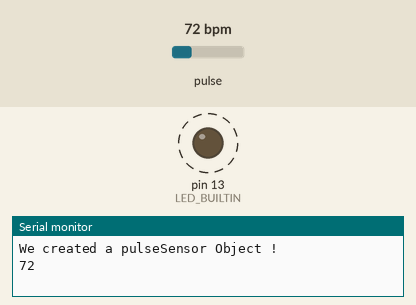
A sketch run on a simulated Arduino Uno, built with avr-gcc and run on an emulated ATmega328P. On the bench: output pins drawn as LEDs (lit = HIGH), the last lines printed to the serial monitor. Dashed ring = blinking. The test bench sets the inputs (shaded band); at power-on: pulse 72 bpm.

Above: at 1.2 s.
1.3 s: pulse set to 42 bpm
At 3.3 s:
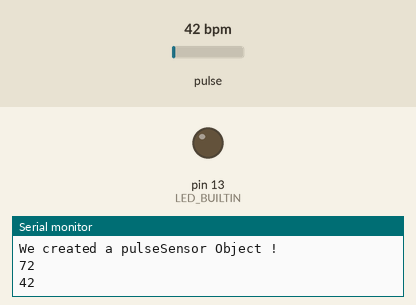
3.7 s: pulse set to 100 bpm
At 4.42 s:
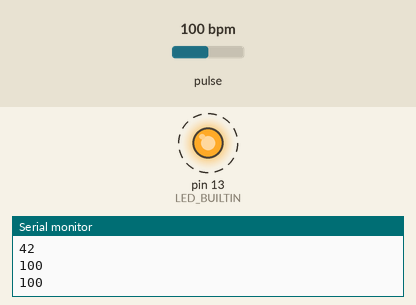
Timing chart, 0 to 12.7 s (numbered marks = the images above; inputs shaded):
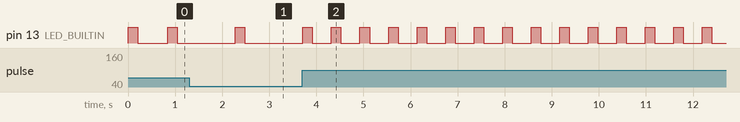

Measured:
- after the input at 3.7 s, pin 13 (LED_BUILTIN): alternates HIGH for 0.20 s and LOW for 0.40 s, starting after 0.62 s

The sketch:

4-setupArduino.ino
```cpp
/*  Getting_BPM_to_Monitor prints the BPM to the Serial Monitor, using the least lines of code and PulseSensor Library.
 *  Tutorial Webpage: https://pulsesensor.com/pages/getting-advanced
 *
--------Use This Sketch To------------------------------------------
1) Displays user's live and changing BPM, Beats Per Minute, in Arduino's native Serial Monitor.
2) Print: "♥  A HeartBeat Happened !" when a beat is detected, live.
2) Learn about using a PulseSensor Library "Object".
4) Blinks the builtin LED with user's Heartbeat.
--------------------------------------------------------------------*/

#define USE_ARDUINO_INTERRUPTS true    // Set-up low-level interrupts for most acurate BPM math.
#include <PulseSensorPlayground.h>     // Includes the PulseSensorPlayground Library.

//  Variables
const int PulseWire = 3;       // PulseSensor PURPLE WIRE connected to ANALOG PIN 3
const int LED = LED_BUILTIN;   // The on-board Arduino LED, close to PIN 13.
int Threshold = 420;           // Determine which Signal to "count as a beat" and which to ignore.
                               // Use the "Gettting Started Project" to fine-tune Threshold Value beyond default setting.
                               // Otherwise leave the default "550" value.

PulseSensorPlayground pulseSensor;  // Creates an instance of the PulseSensorPlayground object called "pulseSensor"


void setup() {

  Serial.begin(9600);          // For Serial Monitor

  // Configure the PulseSensor object, by assigning our variables to it.
  pulseSensor.analogInput(PulseWire);
  pulseSensor.blinkOnPulse(LED);       //auto-magically blink Arduino's LED with heartbeat.
  pulseSensor.setThreshold(Threshold);

  // Double-check the "pulseSensor" object was created and "began" seeing a signal.
   if (pulseSensor.begin()) {
    Serial.println("We created a pulseSensor Object !");  //This prints one time at Arduino power-up,  or on Arduino reset.
  }
}


void loop() {


if (pulseSensor.sawStartOfBeat()) {            // Constantly test to see if "a beat happened".
  int myBPM = pulseSensor.getBeatsPerMinute();  // Calls function on our pulseSensor object that returns BPM as an "int".
  Serial.println(myBPM);                        // Print the value inside of myBPM.
}

  delay(20);                    // considered best practice in a simple sketch.

}
```
